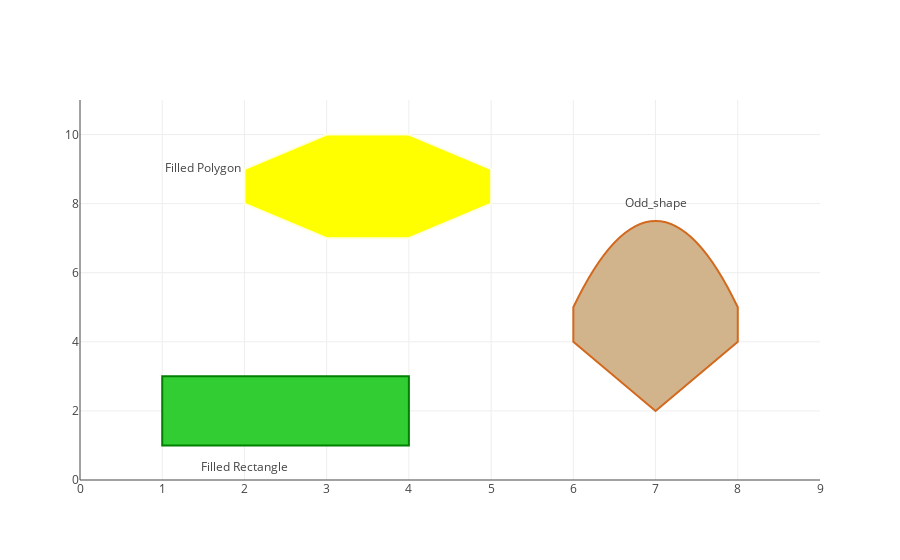

Notebook cell for this chart:
### Code cell
fig = {
    'data': data,
    'layout': layout,
}
offline.iplot(fig)

### Figure 1 — Plotly figure (JSON) as saved in the notebook; plotly's stock layout.template omitted (floating-point values rounded to 4 significant figures)
{"data": [{"mode": "text", "text": ["Filled Rectangle", "Filled Polygon", "Odd_shape"], "type": "scatter", "uid": "4692331e-9baf-11e8-8b3f-6030d4660e22", "x": [2, 1.5, 7], "y": [0.35, 9, 8]}], "layout": {"shapes": [{"fillcolor": "limegreen", "line": {"color": "green"}, "path": " M 1 1 L 1 3 L 4 3 L 4 1 Z", "type": "path"}, {"fillcolor": "yellow", "line": {"color": "lightyellow"}, "path": " M 3,7 L2,8 L2,9 L3,10, L4,10 L5,9 L5,8 L4,7 Z", "type": "path"}, {"fillcolor": "tan", "line": {"color": "chocolate"}, "path": " M 6,4 L 6,5 Q 7,10, 8,5 L 8,4 L 7,2 L 6,4 Z", "type": "path"}], "xaxis": {"range": [0, 9]}, "yaxis": {"range": [0, 11]}}}
